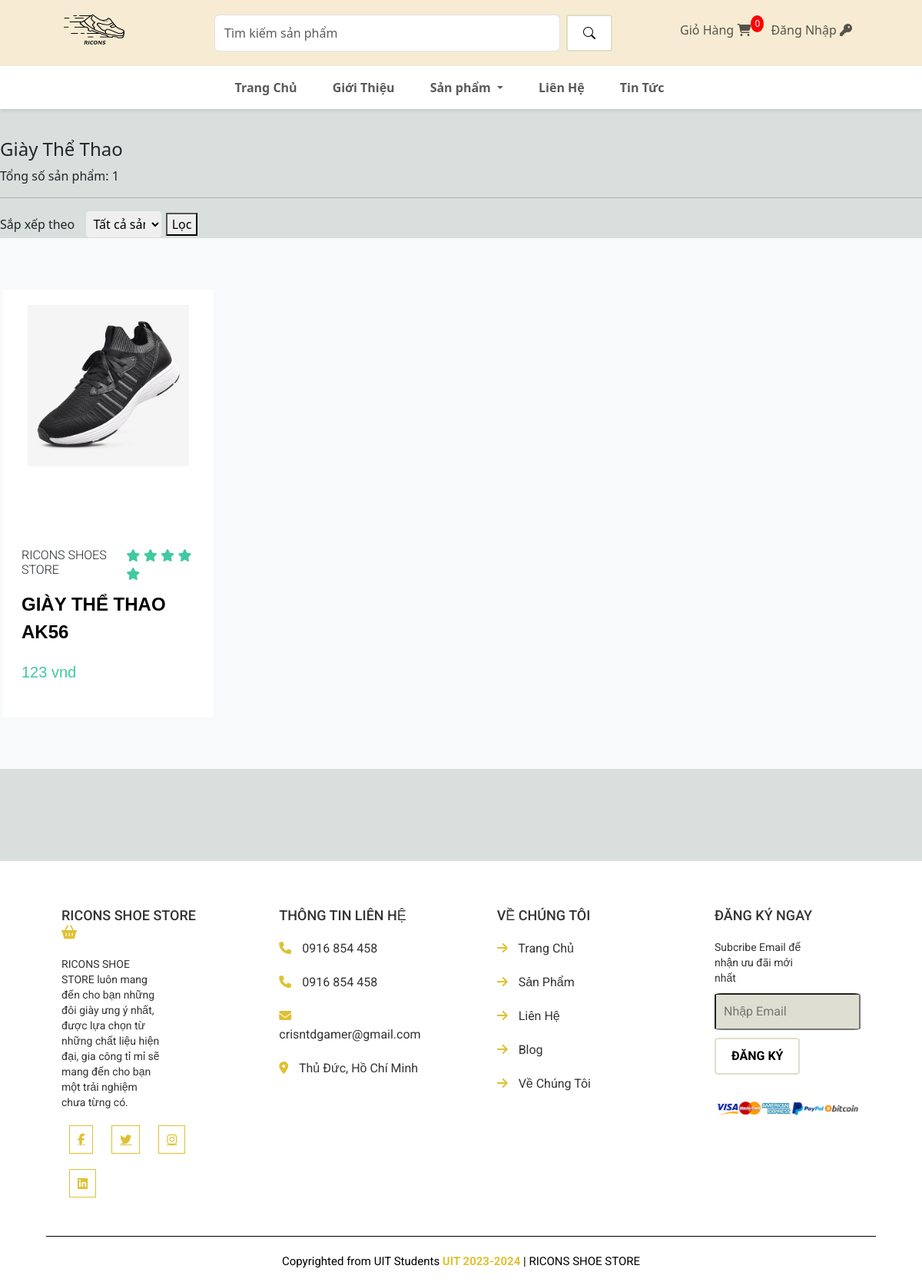
Before: /category/giay-the-thao with the older database file.
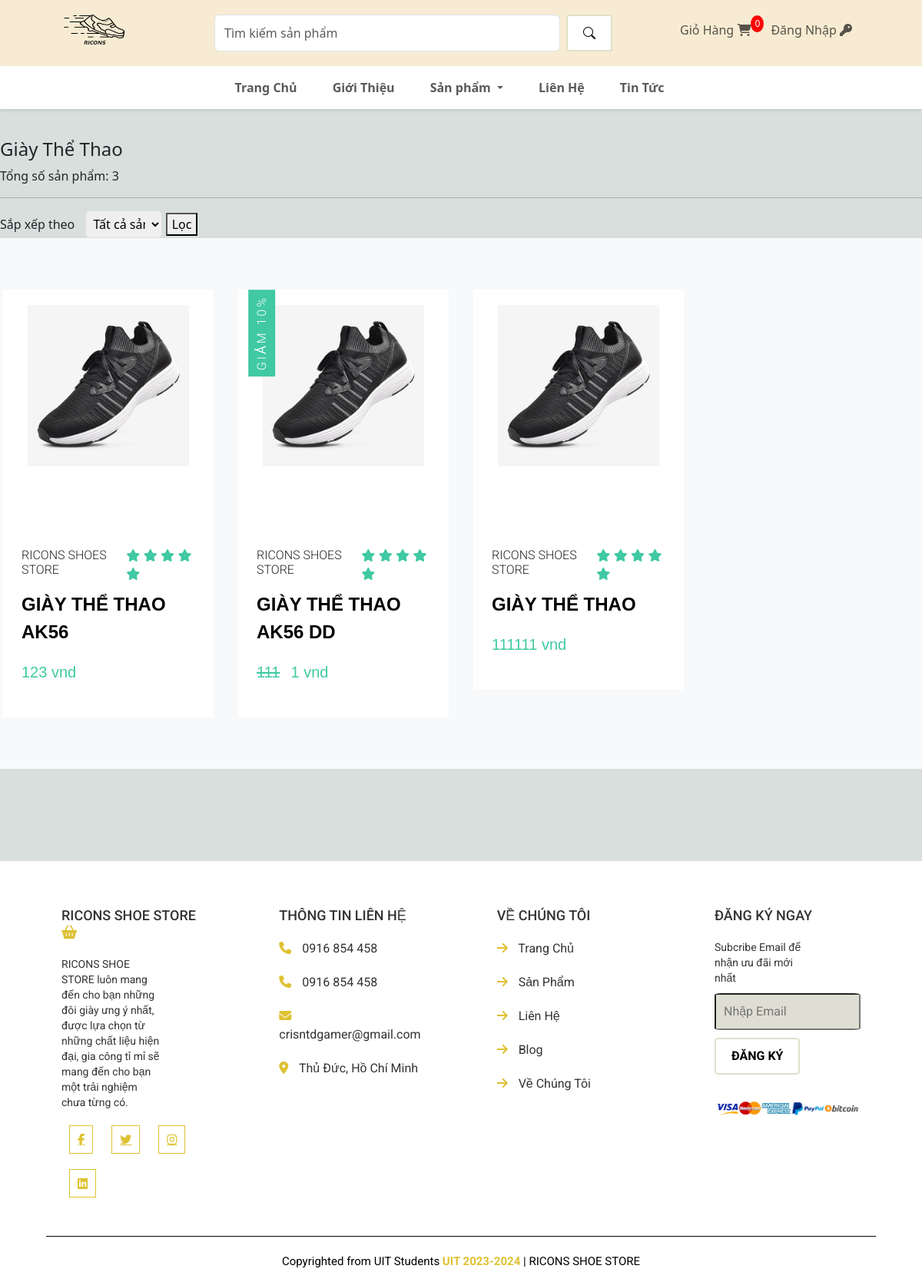
After: the same page with the newer database file.
### app/models.py (models this page shows, shortened)
class TheLoai(models.Model):
    ten = models.CharField(max_length=200, unique=True)
    slug = models.SlugField(max_length=200, unique=True)

class SanPham(models.Model):
    the_loai = models.ForeignKey(TheLoai, on_delete=models.CASCADE, default=1)
    ten = models.CharField(max_length=300, null=True, blank=False)
    gia = models.IntegerField(blank=False)
    hinh = models.ImageField(null=True, blank=True)
    khuyen_mai = models.BooleanField(default=False)
    gia_km = models.IntegerField(blank=True, null=True)
    mo_ta = models.CharField(max_length=500, default='', blank=True)
    @property
    def ImageURL(self):
        try:
            url = self.hinh.url
        except:
            url = ''
        return url

### app/views.py (the view)
# urls.py: path('category/<str:tl>', views.category, name="category"),
def category(request, tl):
    tl = unidecode(tl).lower().replace(' ', '-')
    theloai = TheLoai.objects.get(slug = tl)
    sanpham_list = SanPham.objects.filter(the_loai = theloai)
    sap_xep = request.GET.get('sort-by')
    if sap_xep == 'tang':
        sanpham_list = sanpham_list.order_by('gia')
    elif sap_xep == 'giam':
        sanpham_list = sanpham_list.order_by('-gia')
    elif sap_xep == 'a-z':
        sanpham_list = sanpham_list.order_by('ten')
    elif sap_xep == 'z-a':
        sanpham_list = sanpham_list.order_by('-ten')
    theloai_list = TheLoai.objects.all()
    context = {'theloai_list' : theloai_list,
               'sanpham_list' : sanpham_list,
               'theloai' : theloai}
    return render(request, "app/category.html", context)

### app/context_processors.py (called while the page is built)
def tong_san_pham_trong_gio_hang(request):
    return {
        'tong_san_pham_trong_gio_hang': lay_so_luong_san_pham_trong_gio_hang(request.user)
    }

### app/views.py (called while the page is built, shortened)
def lay_so_luong_san_pham_trong_gio_hang(user):
    return 0

### app/templates/app/category.html (shortened to what this page needs)
{% extends 'app/base.html' %}
{% block category %}
<div class="container-pdt" style="padding-top: 130px;">
    <div class="row">
        <h4>{{theloai.ten}}</h4>
        <p>
            Tổng số sản phẩm: {{sanpham_list|length}}
        </p>
        <hr>
        <div>
            <form action="" method="get">
                <label for="sort-by">Sắp xếp theo</label>
                <select name="sort-by" id="sort-by">
                    <option value="all">Tất cả sản phẩm</option>
                </select>
                <button type="submit">Lọc</button>
            </form>
        </div>
        <section class="products">
            <div class="product-card-container">
                <div class="product-items">
                    {% for sanpham in sanpham_list %}
                    <div class="product">
                        <div class="product-content">
                            <div class="product-img">
                                <img src="{{sanpham.ImageURL}}" alt="product image">
                            </div>
                        </div>
                        <div class="product-info">
                            <div class="product-info-top">
                                <h2 class="sm-title">Ricons Shoes Store</h2>
                                <div class="rating">
                                    <span><i class="fas fa-star"></i></span>
                                    <span><i class="fas fa-star"></i></span>
                                    <span><i class="fas fa-star"></i></span>
                                    <span><i class="fas fa-star"></i></span>
                                    <span><i class="fas fa-star"></i></span>
                                </div>
                            </div>
                            <a href="#" class="product-name">{{sanpham.ten}}</a>
                            <div class="product- price-container">
                                {% if sanpham.khuyen_mai == True %}
                                <strike class="product-price">{{sanpham.gia}}</strike>
                                <p class="product-price">{{ sanpham.gia_km}} vnd</p>
                                {% else %}
                                <p class="product-price">{{sanpham.gia}} vnd</p>
                                {% endif %}
                            </div>
                        </div>
                        {% if sanpham.khuyen_mai == True %}
                        <div class="off-info">
                            <h2 class="sm-title">Giảm 10%</h2>
                        </div>
                        {% endif %}
                    </div>
                    {% endfor %}
                </div>
            </div>
        </section>
    </div>
</div>
{% endblock category %}

### app/templates/app/base.html (shortened to what this page needs)
{% load static %}
<!DOCTYPE html>
<html lang="en">
<head>
    <link href="https://cdn.jsdelivr.net/npm/bootstrap@5.3.3/dist/css/bootstrap.min.css" rel="stylesheet">
    <link rel="stylesheet" href="{% static 'app/style.css' %}">
    <link rel="stylesheet" href="https://cdn.jsdelivr.net/npm/bootstrap-icons@1.11.3/font/bootstrap-icons.min.css">
    <link rel="stylesheet" href="https://cdnjs.cloudflare.com/ajax/libs/font-awesome/6.5.2/css/all.min.css">
</head>
<body>
    <div class="container-fluid sticky-top">
        <nav class="navbar navbar-expand-lg justify-content-center" style="background-color: #f7ecd3;">
            <a href="{% url 'home'%}" class="navbar-brand"><img src="{% static 'images/logo.png'%}"
                    style="width: 80px; height: 60px;" alt=""></a>
            <ul class="navbar-nav">
                <li class="nav-item" style="margin-left: 100px; margin-right: 80px;">
                    <form class="d-flex" role="search">
                        <input class="form-control me-2" type="search" placeholder="Tìm kiếm sản phẩm"
                            aria-label="Search" style="width: 450px; border-radius: 20;">
                        <button class="btn btn-outline-success" type="submit">
                            <i class="bi bi-search"></i>
                        </button>
                    </form>
                </li>
                <li class="nav-item" style="margin-right: 10px;">
                    <a class="nav-link" href="{% url 'cart' %}">
                        Giỏ Hàng
                        <span class="cart-icon">
                            <i class="fa-solid fa-cart-shopping"></i>
                        </span>
                        <span class="cart-count">{{ tong_san_pham_trong_gio_hang }}</span>
                    </a>
                </li>
                {% if user.is_authenticated %}
                <li class="nav-item dropdown">
                    <a class="nav-link dropdown-toggle" href="#" role="button" data-bs-toggle="dropdown"
                        aria-expanded="false">
                        {{request.user}} <i class="fa-solid fa-user"></i>
                    </a>
                    <ul class="dropdown-menu">
                        <li><a class="dropdown-item" href="#">Trang Cá Nhân</a></li>
                        <li><a class="dropdown-item" href="#">Đơn Hàng</a></li>
                        <li>
                            <hr class="dropdown-divider">
                        </li>
                        <li><a class="dropdown-item" href="#">Thoát</a></li>
                    </ul>
                </li>
                <li class="nav-item">
                    <a class="nav-link" href="{% url 'logout_user' %}">
                        Đăng Xuất <i class="bi bi-box-arrow-right"></i>
                    </a>
                </li>
                {% else %}
                <li class="nav-item">
                    <a class="nav-link" href="{% url 'login_user' %}">Đăng Nhập <i class="fa-solid fa-key"></i></a>
                </li>
                {% endif %}
            </ul>
        </nav>
        <nav class="navbar navbar-expand-sm justify-content-center"
            style="background-color: white; box-shadow: 0px 2px 4px rgba(0, 0, 0, 0.1);">
            <ul class="navbar-nav">
                <li class="nav-item" style="margin-right: 30px;">
                    <a class="nav-link" href="{% url 'home' %}"><b>Trang Chủ</b></a>
                </li>
                <li class="nav-item" style="margin-right: 30px;">
                    <a class="nav-link" href="#"><b>Giới Thiệu</b></a>
                </li>
                <li class="nav-item dropdown" style="margin-right: 30px;">
                    <a class="nav-link dropdown-toggle" href="#" role="button" data-bs-toggle="dropdown"
                        aria-expanded="false">
                        <b>Sản phẩm</b>
                    </a>
                </li>
                <li class="nav-item" style="margin-right: 30px;">
                    <a class="nav-link" href="#"><b>Liên Hệ</b></a>
                </li>
                <li class="nav-item" style="margin-right: 30px;">
                    <a class="nav-link" href="#"><b>Tin Tức</b></a>
                </li>
            </ul>
        </nav>
    </div>
    {% block category %} {% endblock category %}
    <section class="footer">
        <div class="container-footer">
            <div class="box">
                <h3>RICONS SHOE STORE <i class="fas fa-shopping-basket"></i></h3>
                <p>RICONS SHOE STORE luôn mang đến cho bạn những đôi giày ưng ý nhất, được lựa chọn từ những chất liệu
                    hiện đại, gia công tỉ mỉ sẽ mang đến cho bạn một trải nghiệm chưa từng có. </p>
                <div class="share">
                    <a href="#" class="fab fa-facebook-f"></a>
                    <a href="#" class="fab fa-twitter"></a>
                    <a href="#" class="fab fa-instagram"></a>
                    <a href="#" class="fab fa-linkedin"></a>
                </div>
            </div>
            <div class="box">
                <h3>THÔNG TIN LIÊN HỆ </h3>
                <a href="#" class="link"> <i class="fas fa-phone"></i> 0916 854 458 </a>
                <a href="#" class="link"> <i class="fas fa-phone"></i> 0916 854 458 </a>
                <a href="#" class="link"> <i class="fas fa-envelope"></i> crisntdgamer@gmail.com </a>
                <a href="#" class="link"> <i class="fas fa-map-marker-alt"></i> Thủ Đức, Hồ Chí Minh </a>
            </div>
            <div class="box">
                <h3> VỀ CHÚNG TÔI </h3>
                <a href="#" class="link"> <i class="fas fa-arrow-right"></i> Trang Chủ </a>
                <a href="#" class="link"> <i class="fas fa-arrow-right"></i> Sản Phẩm </a>
                <a href="#" class="link"> <i class="fas fa-arrow-right"></i> Liên Hệ </a>
                <a href="#" class="link"> <i class="fas fa-arrow-right"></i> Blog </a>
                <a href="#" class="link"> <i class="fas fa-arrow-right"></i> Về Chúng Tôi </a>
            </div>
            <div class="box">
                <h3> ĐĂNG KÝ NGAY </h3>
                <p>Subcribe Email để nhận ưu đãi mới nhất </p>
                <input type="text" placeholder="Nhập Email" class="email">
                <input type="submit" value="ĐĂNG KÝ" class="btn">
                <img src="{% static 'images/bank.png' %}" class="payment-img" alt="">
            </div>
            <div class="credit"> Copyrighted from UIT Students <span> UIT 2023-2024 </span> | RICONS SHOE STORE </div>
        </div>
    </section>
</body>
</html>

### app/static/app/style.css (style rules this page uses)
body { background-color: #D8DFDD; }
.footer { background-color: #fff; color: #333; padding: 5%; display: flex; justify-content: space-between; align-items: flex-start; flex-wrap: wrap; font-family: "Roboto", sans-serif; margin-top: 10%; }
.box i { color: #DEC133; }
.container-footer { display: flex; justify-content: space-between; align-items: flex-start; flex-wrap: wrap; }
.box { width: calc(25% - 40px); padding: 0 20px; margin-bottom: 40px; }
.box h3 { font-size: 18px; margin-bottom: 20px; }
.box p { font-size: 14px; margin: 10px 0px; line-height: 20px; width: 70%; }
.share a { color: #DEC133; font-size: 15px; margin: 10px; border: 1px solid; padding: 10px; }
.link { color: #333; text-decoration: none; display: block; margin-bottom: 20px; transition: color 0.3s; }
.link i { margin-right: 10px; color: #DEC133; transition: color 0.3s; }
.email { width: 100%; padding: 10px; margin-bottom: 10px; background-color: #DFDED2; border-radius: 5%; }
.btn { padding: 10px 20px; background-color: white; color: black; border: 2px solid #E0DFC9; border-radius: 6%; cursor: pointer; transition: background-color 0.3s, color 0.3s, border-color 0.3s; font-weight: bold; }
.payment-img { margin-top: 20px; max-width: 100%; }
.footer .credit { font-size: 15px; padding: 2% 0 0 0; color: black; border-top: 1px solid; position: relative; width: 100%; text-align: center; margin-bottom: -5%; }
.credit span { color: #DEC133; font-weight: bold; }
.cart-count { background-color: red; color: white; border-radius: 50%; padding: 2px 5px; font-size: 12px; position: absolute; top: 20px; }
:root { --white-light: rgba(255, 255, 255, 0.5); --alice-blue: #f8f9fa; --carribean-green: #40c9a2; --gray: #ededed; }
.product-items { display: flex; flex-wrap: wrap; }
.products { padding: 0; margin: 0; box-sizing: border-box; font-family: 'Quicksand', sans-serif; }
img { width: 100%; display: block; }
.product-card-container { width: 100%; margin: 0 auto; }
.lg-title, .md-title, .sm-title { font-family: 'Roboto', sans-serif; padding: 0.6rem 0; text-transform: capitalize; }
.sm-title { font-weight: 300; font-size: 1rem; text-transform: uppercase; }
.products { background: var(--alice-blue); padding: 3.2rem 0; }
.product { margin: 1rem; position: relative; width: calc(25% - 2rem); }
.product-content { background: white; padding: 20px 0px 0px 0px; cursor: pointer; }
.product-img { background: var(--gray); box-shadow: 0 0 20px 10px var(white); width: 210px; height: 200px; margin: 0 auto; transition: background 0.5s ease; }
.product-info { background: white; padding: 1.5rem; }
.product-info-top { display: flex; justify-content: space-between; align-items: center; }
.rating span { color: var(--carribean-green); }
.product-name { color: black; display: block; text-decoration: none; font-size: 1rem; text-transform: uppercase; font-weight: bold; }
.product-price { padding-top: 0.6rem; padding-right: 0.6rem; display: inline-block; color: var(--carribean-green); }
.product-img img { transition: transform 0.6s ease; }
.off-info .sm-title { background: var(--carribean-green); color: white; display: inline-block; padding: 0.5rem; position: absolute; top: 0; left: 0; writing-mode: vertical-lr; transform: rotate(180deg); z-index: 1; letter-spacing: 3px; cursor: pointer; }
.checkout input, select { width: 100%; padding: 10px; border: 1px solid #ddd; border-radius: 5px; }
.product-name { font-size: 24px; margin-bottom: 10px; }
.product-price { font-size: 20px; color: #40c9a2; margin-bottom: 20px; }
label { font-size: 16px; margin-right: 10px; }
select, input[type="number"] { padding: 5px; font-size: 16px; width: 100px; }

### app/templates/app/base.html (style rules this page uses)
.sticky-top { position: fixed; top: 0; width: 100%; z-index: 1000; }
.container-fluid { padding-left: 0; padding-right: 0; }

Changed rows visible on the page:
added SanPham: ImageURL (picture), ten "GIÀY THỂ THAO AK56 DD", gia "111", gia_km "1", khuyen_mai "GIẢM 10%"
added SanPham: ImageURL (picture), ten "GIÀY THỂ THAO", gia "111111"
Other visible differences:
{{ sanpham_list|length }}: "1" → "3"
